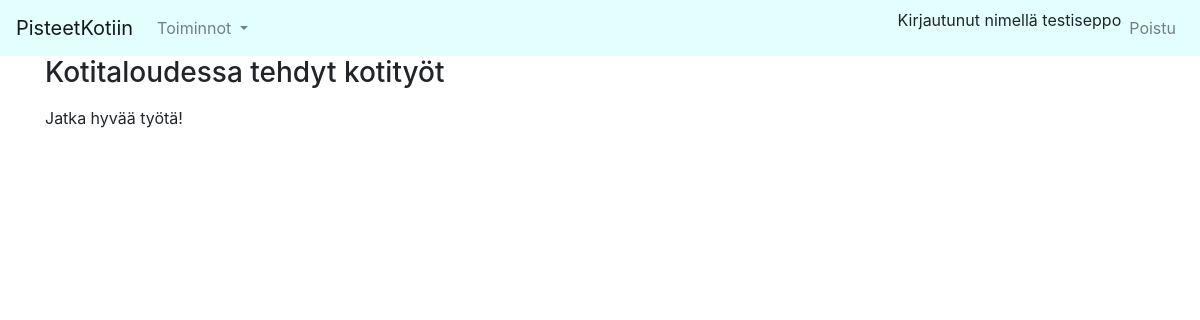
The app's page /donechores (signed in), older data.
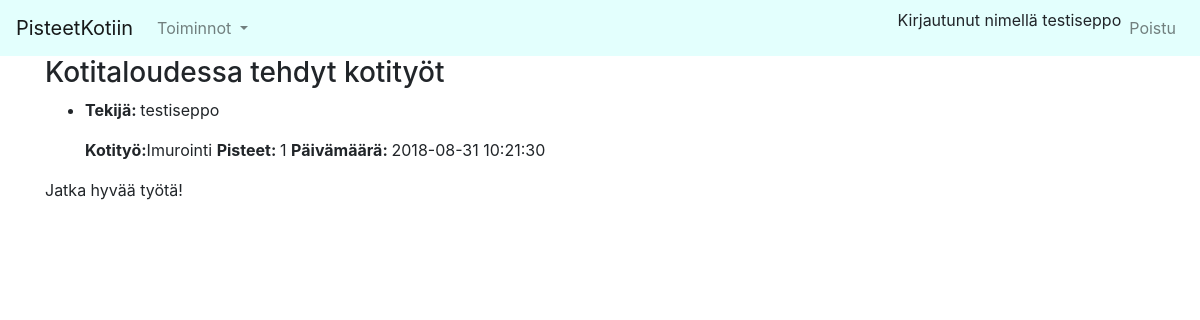
The same page, newer data.
### application/donechores/models.py (models this page shows, shortened)
class DoneChore(Base):
    userid=db.Column(db.Integer, db.ForeignKey('account.id'),nullable=False)
    choreid =db.Column(db.Integer, db.ForeignKey('chore.id'), nullable=False)
    points= db.Column(db.Integer, nullable=False)
    @staticmethod
    def user_done_chores():
        res=""
        try:
            stmt = text("SELECT Account.id, Account.name, choretype.name, "
                        "done_chore.points, done_chore.date_created FROM done_chore "
                        "INNER JOIN Account ON done_chore.userid=Account.id "
                        "INNER JOIN chore ON done_chore.choreid=chore.id "
                        "INNER JOIN household ON account.household= household.id "
                        "INNER JOIN choretype ON chore.choretype=choretype.id"
                        " WHERE account.household= " + str(current_user.household) +" ORDER BY done_chore.date_created DESC;")
            res = db.engine.execute(stmt)
        except Exception as e:
            return render_template("/error.html", message= e.message)
        response = []
        for row in res:
            response.append({"id":row[0], "name":row[1], "choretype": row[2], "points": row[3], "date": row[4]})
        return response

### application/auth/models.py (models this page shows, shortened)
class User(Base):
    __tablename__ = "account"
    name = db.Column(db.String(144), nullable=False)
    username = db.Column(db.String(144), nullable=False)
    password = db.Column(db.String(144), nullable=False)
    points= db.Column(db.Integer, nullable=False)
    household= db.Column(db.Integer, db.ForeignKey('household.id'),nullable=False)
    nameIndex= db.Index("name_index", name)

### application/choretype/models.py (models this page shows, shortened)
class Choretype(Base):
    name= db.Column(db.String(144), nullable=False)

### application/donechores/views.py (the view)
@app.route("/donechores", methods=["GET"])
@login_required
def user_index():
    return render_template("/donechores/userchorelist.html", donechores = DoneChore.user_done_chores())

### application/__init__.py (called while the page is built)
@login_manager.user_loader
def load_user(user_id):
    return User.query.get(user_id)

### application/templates/donechores/userchorelist.html
{% extends "layout.html" %}
{% block body %}
<H3>Kotitaloudessa tehdyt kotityöt</H3>
{% if donechores is defined %}
<ul>
  {% for chore in donechores %}
  <li>
    <p><b>Tekijä: </b> {{ chore.name }} </p>
    <p><b>Kotityö:</b>{{chore.choretype}} <b>Pisteet: </b> {{chore.points}} <b>Päivämäärä: </b> {{chore.date}}</p>
  </li>
  {% endfor %}
</ul>
<p>Jatka hyvää työtä!</p>
{% endif %}
{% endblock %}

Row changes from the older to the newer data that the page shows:
added DoneChore: name "testiseppo", choretype "Imurointi", points "1", date "2018-08-31 10:21:30"
